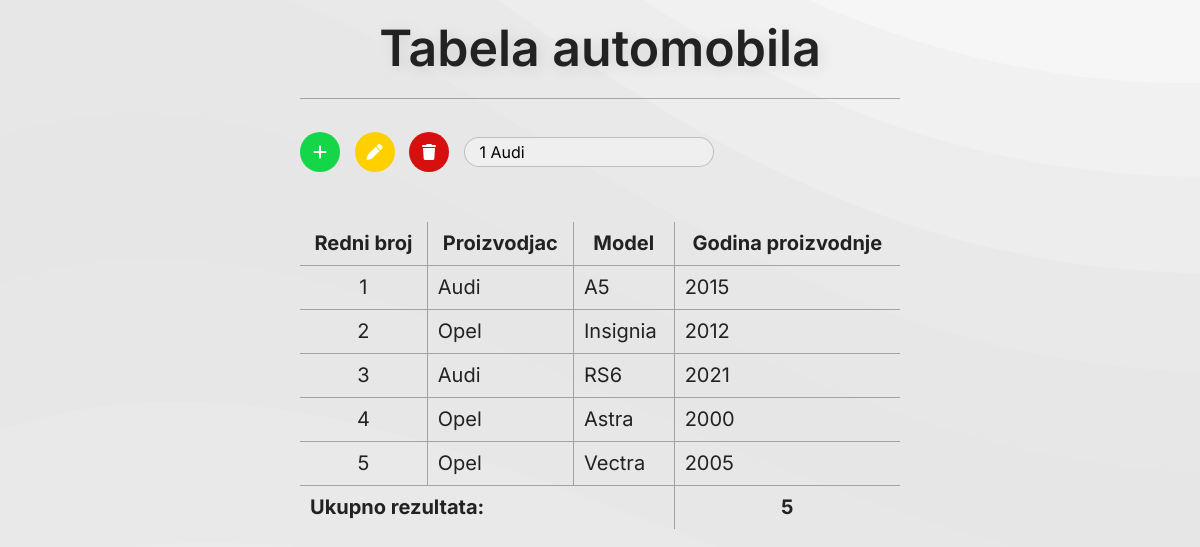
The page / on the database its author committed.
### tables this page shows
CREATE TABLE `automobil` (
  `id` int(11) NOT NULL,
  `proizvodjac_id` int(11) NOT NULL,
  `model` varchar(50) NOT NULL,
  `godiste` int(11) NOT NULL
);

### model/automobil.php (called while the page is built, shortened)
<?php
    class Automobil
    {
        public static function getAll(mysqli $conn)
        {
            $q = "SELECT * FROM automobil";
            return $conn->query($q);
        }
     }
?>

### model/proizvodjac.php (called while the page is built, shortened)
<?php
    class Proizvodjac{
        public static function getAll(mysqli $conn)
        {
            $q = "SELECT * FROM proizvodjac";
            return $conn->query($q);
        }
    }
?>

### index.php (the view, shortened to what this page needs)
<?php
  require "dbBroker.php";
  require "model/automobil.php";
  require "model/proizvodjac.php";
  $proizvodjaci = array();
  $automobili = array();
  $resultPr = Proizvodjac::getAll($conn);
  if(!$resultPr){
    echo "Nastala je greska prilikom izvrsavanja upita";
    exit();
  }else{
    if ($resultPr->num_rows > 0) {
      while($row = $resultPr->fetch_array()) {
        $proizvodjaci[] = $row;
      }
    } else {
      echo "Nema proizvodjaca u bazi podataka";
    }
  }
  $resultA = Automobil::getAll($conn);
  if(!$resultA){
    echo "Nastala je greska prilikom izvrsavanja upita";
    exit();
  }else{
    if($resultA->num_rows > 0){
      while($row = $resultA->fetch_assoc()) {
        foreach($proizvodjaci as $proizvodjac){
          if($proizvodjac["id"] == $row["proizvodjac_id"]){
            $row["nazivProizvodjaca"] = $proizvodjac["naziv"];
          }
        }
        $automobili[] = $row;
      }
    }
  }
?>
<!DOCTYPE html>
<html lang="en">
  <head>
    <link rel="stylesheet" href="css/normalize.css" />
    <link rel="stylesheet" href="css/styles.css" />
  </head>
  <body onload="setProperId()">
    <div class="wrapper">
      <h1 class="heading">Tabela automobila</h1>
      <?php
        if($resultA->num_rows > 0):
      ?>
        <button id="kreirajNovi" class="button" onclick="promeniVidljivost([document.getElementsByClassName('modal')[0], document.getElementsByClassName('backdrop')[0]])"><i class="fa-solid fa-plus"></i></button>
        <button id="izmeniRed" class="button" onclick="populateId(); promeniVidljivost([document.getElementsByClassName('modal')[1], document.getElementsByClassName('backdrop')[0]])"><i class="fa-solid fa-pen"></i></button>
        <button id="izbrisiRed" class="button"><i class="fa-solid fa-trash"></i></button>
        <select name="izabraniRed" id="izabraniRed">
          <?php
            foreach($automobili as $automobil){
          ?>
            <option value="<?php echo "$automobil[id]"?>"><?php echo "$automobil[id] $automobil[nazivProizvodjaca]"?></option>
          <?php
            }
          ?>
        </select>
        <table>
          <thead>
            <tr>
              <th>Redni broj</th>
              <th>Proizvodjac</th>
              <th>Model</th>
              <th>Godina proizvodnje</th>
            </tr>
          </thead>
          <tbody>
            <?php
              foreach($automobili as $automobil){
            ?>
              <tr>
                <td><?php echo $automobil["id"] ?></td>
                <td><?php echo $automobil["nazivProizvodjaca"] ?></td>
                <td><?php echo $automobil["model"] ?></td>
                <td><?php echo $automobil["godiste"] ?></td>
              </tr>
            <?php
              }
            ?>
          </tbody>
          <tfoot>
            <tr>
              <th colspan="3">Ukupno rezultata:</th>
              <th><?php echo $resultA->num_rows ?></th>
            </tr>
          </tfoot>
        </table>
      <?php
        else:
      ?>
        <p class="no-results-message">Nema automobila u bazi podataka</p>
      <?php
        endif;
      ?>
    </div>
  </body>
</html>

### css/styles.css (style rules this page uses)
html { font-size: 62.5%; }
body { background: url("../images/background.svg"); background-size: cover; color: #222; font-family: "Inter", Arial, Helvetica, sans-serif; font-size: 1.6rem; height: 100vh; position: relative; }
.heading { border-bottom: 1px solid rgba(0, 0, 0, 0.3); font-size: 5rem; font-weight: 600; padding: 2rem 0; text-align: center; text-shadow: 3px 3px 15px rgba(0, 0, 0, 0.1); margin-top: 0; }
table { width: 100%; font-size: 2rem; border-radius: 10px; border-spacing: 0; overflow: hidden; margin-top: 5rem; }
tbody tr td:first-child { text-align: center; }
td, th { border-bottom: 1px solid rgba(0, 0, 0, 0.3); border-right: 1px solid rgba(0, 0, 0, 0.3); padding: 1rem; }
td:last-child, th:last-child { border-right: none; }
tfoot td, tfoot th { border-bottom: none; }
tfoot th:first-child { text-align: left; }
.wrapper { flex-direction: column; justify-content: center; margin: 0 auto; width: 50%; }
.button { border-radius: 2.5rem; border: 0; color: white; height: 4rem; outline: 0; padding: 1rem; width: 4rem; }
#kreirajNovi { background-color: #15d649; }
#izmeniRed { background-color: #ffd000; margin: 0 10px; }
#izbrisiRed { background-color: #d60f0f; }
select { appearance: none; border-radius: 2rem; border: 1px solid rgba(0, 0, 0, 0.2); padding: 0.5rem 1.5rem; width: 25rem; margin-left: 10px; }

### rows shown on the page
automobil: id "2", nazivProizvodjaca "Opel", model "Insignia", godiste "2012"
automobil: id "3", nazivProizvodjaca "Audi", model "RS6", godiste "2021"
automobil: id "4", nazivProizvodjaca "Opel", model "Astra", godiste "2000"
automobil: id "5", nazivProizvodjaca "Opel", model "Vectra", godiste "2005"

### other values the page prints
$automobil["id"] "1"
$automobil["nazivProizvodjaca"] "Audi"
$automobil["model"] "A5"
$automobil["godiste"] "2015"
$resultA->num_rows "5"
form field izabraniRed "1 Audi"
